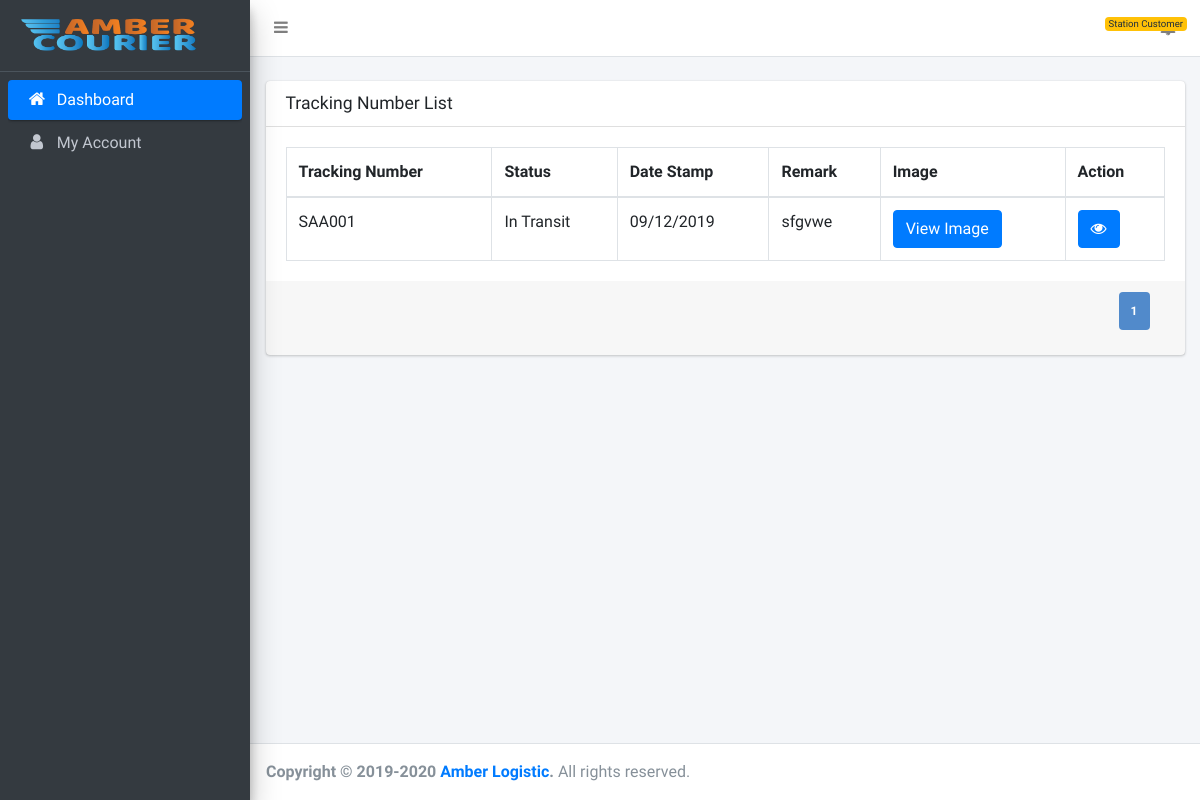
Before: /customer/index.php (signed in) with the older database file.
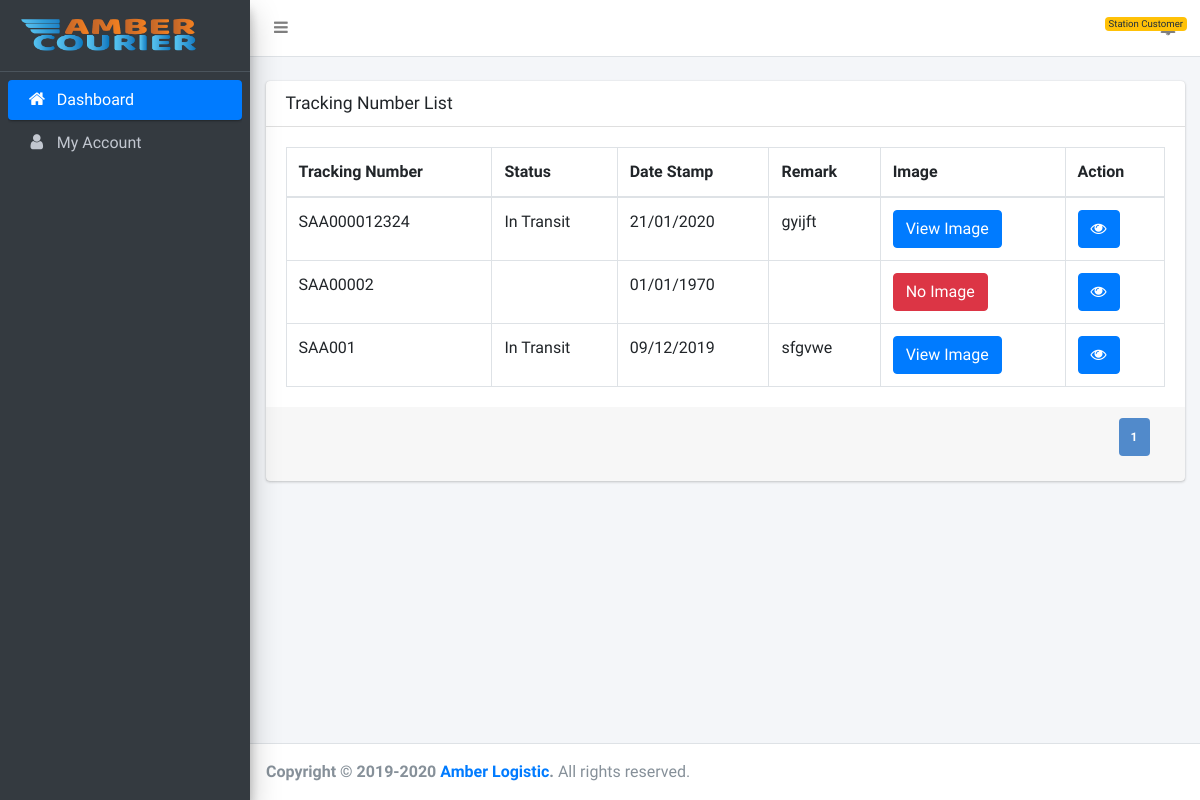
After: the same page with the newer database file.
### tables this page shows
CREATE TABLE `tracking_numbers` (
  `id` int(11) NOT NULL,
  `tracking_number` varchar(255) DEFAULT NULL,
  `station_prefix_id` int(11) DEFAULT NULL,
  `status_id` int(11) DEFAULT NULL,
  `date_stamp` varchar(255) DEFAULT NULL,
  `image_path` varchar(255) DEFAULT NULL,
  `remark` mediumtext DEFAULT NULL,
  `sender_id` int(11) DEFAULT NULL,
  `receiver_id` int(11) DEFAULT NULL,
  `parcel_type` int(11) DEFAULT NULL COMMENT '1=Parcel,2=Document,3=Heavy Shipment',
  `created_at` timestamp NULL DEFAULT current_timestamp()
);

CREATE TABLE `station_prefix` (
  `id` int(11) NOT NULL,
  `name` varchar(255) DEFAULT NULL,
  `station_id` int(11) DEFAULT NULL,
  `created_at` timestamp NULL DEFAULT current_timestamp()
);

CREATE TABLE `status` (
  `id` int(11) NOT NULL,
  `name` varchar(255) DEFAULT NULL,
  `others` varchar(255) DEFAULT NULL,
  `created_at` timestamp NULL DEFAULT current_timestamp()
);

### classes/Session.php (called while the page is built, shortened)
<?php
class Session
{
    public static function get($key){
        if(isset($_SESSION[$key])){
            return $_SESSION[$key];
        }
        else{
            return false;
        }
    }
}
?>

### customer/index.php (the view, shortened to what this page needs)
<?php
include(ROOT_PATH . "includes/db.php");
include(ROOT_PATH . "classes/Session.php");
$dashboard_sidebar = "active";
$receiver_id = Session::get('customer_id');
$total_pages = $con->query("SELECT * FROM tracking_numbers WHERE receiver_id=$receiver_id group by tracking_number")->num_rows;
$page = isset($_GET['page']) && is_numeric($_GET['page']) ? $_GET['page'] : 1;
$num_results_on_page = PAGINATION;
$calc_page = ($page - 1) * $num_results_on_page;
$query = "SELECT * FROM tracking_numbers WHERE receiver_id=$receiver_id group by tracking_number LIMIT  $calc_page,$num_results_on_page ";
$result = mysqli_query($con, $query);
?>
<!DOCTYPE html>
<html lang="en">
<?php
include(ROOT_PATH . "customer/includes/head.php"); ?>
<body class="hold-transition sidebar-mini layout-fixed">
<div class="wrapper">
    <?php
    include(ROOT_PATH . "customer/includes/header.php");
    include(ROOT_PATH . "customer/includes/sidebar.php");
    ?>
    <div class="content-wrapper">
        <br>
        <section class="content">
            <div class="container-fluid">
                <div class="row">
                    <div class="col-md-12">
                        <div class="card">
                            <div class="card-header">
                                <h3 class="card-title">Tracking Number List</h3>
                            </div>
                            <div class="card-body">
                                <table class="table table-bordered" id="result" width="100%" cellspacing="0">
                                    <thead>
                                    <tr>
                                        <th>Tracking Number</th>
                                        <th>Status</th>
                                        <th>Date Stamp</th>
                                        <th>Remark</th>
                                        <th>Image</th>
                                        <th>Action</th>
                                    </tr>
                                    </thead>
                                    <tbody>
                                    <?php
                                    while ($row = mysqli_fetch_assoc($result)) {
                                        ?>
                                        <tr id="row<?php echo $row['id']; ?>">
                                            <td scope="row">
                                                <?php
                                                $prefix_id = $row['station_prefix_id'];
                                                $query_prefix = "select * from station_prefix where id='$prefix_id' LIMIT 1";
                                                $result_prefix = mysqli_query($con, $query_prefix);
                                                $row_prefix = mysqli_fetch_assoc($result_prefix);
                                                echo $row_prefix['name'].$row['tracking_number']; ?></td>
                                            <td>
                                                <?php
                                                $status_id = $row['status_id'];
                                                $query_sta = "select * from status where id='$status_id' LIMIT 1";
                                                $result_sta = mysqli_query($con, $query_sta);
                                                $row_sta = mysqli_fetch_assoc($result_sta);
                                                echo $row_sta['name'];
                                                ?>
                                            </td>
                                            <td><?php echo date('d/m/Y', $row['date_stamp']);?></td>
                                            <td><?php echo $row['remark'] ?></td>
                                            <td>
                                                <?php
                                                if (isset($row['image_path']) && !empty($row['image_path'])) {
                                                    ?>
                                                    <button class='btn btn-primary' id='<?php echo "../admin/".$row['image_path'] ?>' onclick='imageFunction(this.id)'>View Image</button>
                                                    <?php
                                                } else {
                                                    ?>
                                                    <button class='btn btn-danger' id = '../admin/upload/default/no-image.png' onclick='imageFunction(this.id)'>No Image</button>
                                                    <?php
                                                }
                                                ?>
                                            </td>
                                            <td>
                                                <a class="btn btn-primary"
                                                   href="single.php?tracking_number=<?php echo $row['tracking_number']; ?>"><i
                                                        class="fa fa-eye"></i></a>
                                            </td>
                                        </tr>
                                        <?php
                                    }
                                    ?>
                                    </tbody>
                                </table>
                            </div>
                            <div class="card-footer clearfix">
                                <?php if (ceil($total_pages / $num_results_on_page) > 0): ?>
                                    <ul class="pagination  pull-right">
                                        <li class="currentpage"><a
                                                href="index.php?page=<?php echo $page ?>"><?php echo $page ?></a>
                                        </li>
                                    </ul>
                                <?php endif; ?>
                            </div>
                        </div>
                    </div>
                </div>
            </div>
        </section>
    </div>
    <?php include(ROOT_PATH . "customer/includes/footer.php"); ?>
</div>
</body>
</html>

### customer/includes/head.php (shortened to what this page needs)
<head>
    <link rel="stylesheet" href="<?php echo BASE_URL; ?>assets/all/plugins/fontawesome-free/css/all.min.css">
    <link rel="stylesheet" href="https://code.ionicframework.com/ionicons/2.0.1/css/ionicons.min.css">
    <link rel="stylesheet" href="<?php echo BASE_URL; ?>assets/all/plugins/tempusdominus-bootstrap-4/css/tempusdominus-bootstrap-4.min.css">
    <link rel="stylesheet" href="<?php echo BASE_URL; ?>assets/all/plugins/icheck-bootstrap/icheck-bootstrap.min.css">
    <link rel="stylesheet" href="<?php echo BASE_URL; ?>assets/all/css/adminlte.min.css">
    <link rel="stylesheet" href="<?php echo BASE_URL; ?>assets/all/css/pagination.css">
    <link rel="stylesheet" href="<?php echo BASE_URL; ?>assets/all/css/image-modal.css">
    <link rel="stylesheet" href="<?php echo BASE_URL; ?>assets/all/overlayScrollbars/css/OverlayScrollbars.min.css">
    <link href="https://stackpath.bootstrapcdn.com/font-awesome/4.7.0/css/font-awesome.min.css" rel="stylesheet">
    <link rel="stylesheet" href="https://cdnjs.cloudflare.com/ajax/libs/limonte-sweetalert2/8.11.8/sweetalert2.min.css">
    <link href="<?php echo BASE_URL; ?>assets/all/datepicker/css/bootstrap-datepicker3.min.css" rel="stylesheet">
</head>

### customer/includes/header.php (shortened to what this page needs)
<nav class="main-header navbar navbar-expand navbar-white navbar-light">
    <ul class="navbar-nav">
        <li class="nav-item">
            <a class="nav-link" data-widget="pushmenu" href="#"><i class="fa fa-bars"></i></a>
        </li>
    </ul>
    <ul class="navbar-nav ml-auto">
        <li class="nav-item dropdown">
            <a class="nav-link" data-toggle="dropdown" href="#">
                <span class="badge badge-warning navbar-badge"><?php echo Session::get('customer');?></span>
            </a>
        </li>
    </ul>
</nav>

### customer/includes/sidebar.php
<aside class="main-sidebar sidebar-dark-primary elevation-4">
    <a href="<?php echo BASE_URL?>customer" class="brand-link">
        <span class="brand-text font-weight-light"><img src="<?php echo BASE_URL?>admin/images/logo.png" height="45px" width="200px"></span>
    </a>
    <div class="sidebar">
        <nav class="mt-2">
            <ul class="nav nav-pills nav-sidebar flex-column" data-widget="treeview" role="menu"
                data-accordion="false">
                <li class="nav-item">
                    <a href="<?php  echo BASE_URL; ?>customer/index.php" class="nav-link <?php echo @$dashboard_sidebar;?>">
                        <i class="nav-icon fa fa-home"></i>
                        <p>
                            Dashboard
                        </p>
                    </a>
                </li>
                <li class="nav-item">
                    <a href="<?php  echo BASE_URL; ?>customer/my-account.php" class="nav-link <?php echo @$customer_sidebar;?>">
                        <i class="nav-icon fa fa-user"></i>
                        <p>
                            My Account
                        </p>
                    </a>
                </li>
            </ul>
        </nav>
    </div>
</aside>

### customer/includes/footer.php
<footer class="main-footer">
    <strong>Copyright &copy; 2019-2020 <a href="#">Amber Logistic</a>.</strong>
    All rights reserved.
</footer>

### assets/all/css/pagination.css (style rules this page uses)
.pagination { list-style-type: none; padding: 5px 5px; display: inline-flex; justify-content: space-between; box-sizing: border-box; }
.pagination li { box-sizing: border-box; padding-right: 10px; }
.pagination li a { box-sizing: border-box; background-color: #e2e6e6; padding: 12px; text-decoration: none; font-size: 12px; font-weight: bold; color: #616872; border-radius: 4px; }
.pagination .currentpage a { background-color: #518acb; color: #fff; }

Changed rows visible on the page:
added tracking_numbers: station_prefix.name "SA", tracking_number "A000012324", status.name "In Transit", date_stamp "21/01/2020", remark "gyijft"
added tracking_numbers: station_prefix.name "SA", tracking_number "A00002", date_stamp "01/01/1970", shows "No Image"
